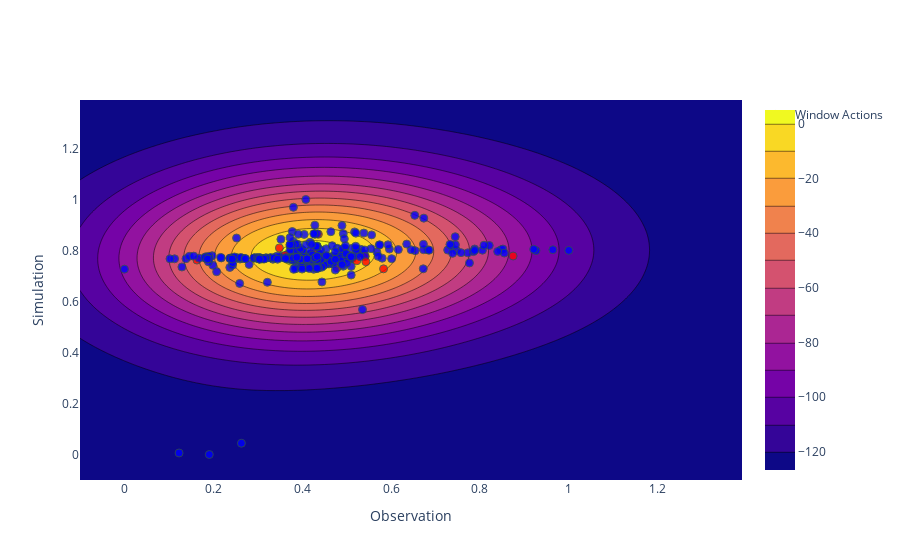

Source (notebook cell):
### Code cell
fig = make_subplots(rows=1, cols=1, shared_xaxes=False)

fig .add_trace(
    go.Contour(
        z=Z,
        dx=0.01,
        x0=-0.1,
        dy=0.01,
        y0=-0.1,
        # contours_coloring='lines',
    ))

# line plots

fig.add_trace(go.Scatter(x=x2[:,0], y=x2[:,1], mode='markers', showlegend=True, marker_color=action_map, name="Window Actions", ), row=1, col=1)

fig.update_traces(marker=dict(size=8,opacity=0.8, colorscale="Picnic",
                              line=dict(width=1,
                                        color='DarkSlateGrey')),
                  selector=dict(mode='markers'))

fig['layout']['xaxis']['title']='Observation'
fig['layout']['yaxis']['title']='Simulation'


fig.show()

### Figure 1 — Plotly figure (JSON) as saved in the notebook; plotly's stock layout.template omitted (floating-point values rounded to 4 significant figures; data arrays with more than 128 entries replaced by an {"elided": "..."} marker saying what was removed)
{"data": [{"dx": 0.01, "dy": 0.01, "type": "contour", "x0": -0.1, "y0": -0.1, "z": {"elided": "150x150 float values"}}, {"marker": {"color": {"elided": "385 int values"}, "colorscale": [[0, "rgb(0,0,255)"], [0.1, "rgb(51,153,255)"], [0.2, "rgb(102,204,255)"], [0.3, "rgb(153,204,255)"], [0.4, "rgb(204,204,255)"], [0.5, "rgb(255,255,255)"], [0.6, "rgb(255,204,255)"], [0.7, "rgb(255,153,255)"], [0.8, "rgb(255,102,204)"], [0.9, "rgb(255,102,102)"], [1, "rgb(255,0,0)"]], "line": {"color": "DarkSlateGrey", "width": 1}, "opacity": 0.8, "size": 8}, "mode": "markers", "name": "Window Actions", "showlegend": true, "type": "scatter", "x": {"elided": "384 float values"}, "xaxis": "x", "y": {"elided": "384 float values"}, "yaxis": "y"}], "layout": {"xaxis": {"anchor": "y", "domain": [0, 1], "title": {"text": "Observation"}}, "yaxis": {"anchor": "x", "domain": [0, 1], "title": {"text": "Simulation"}}}}
